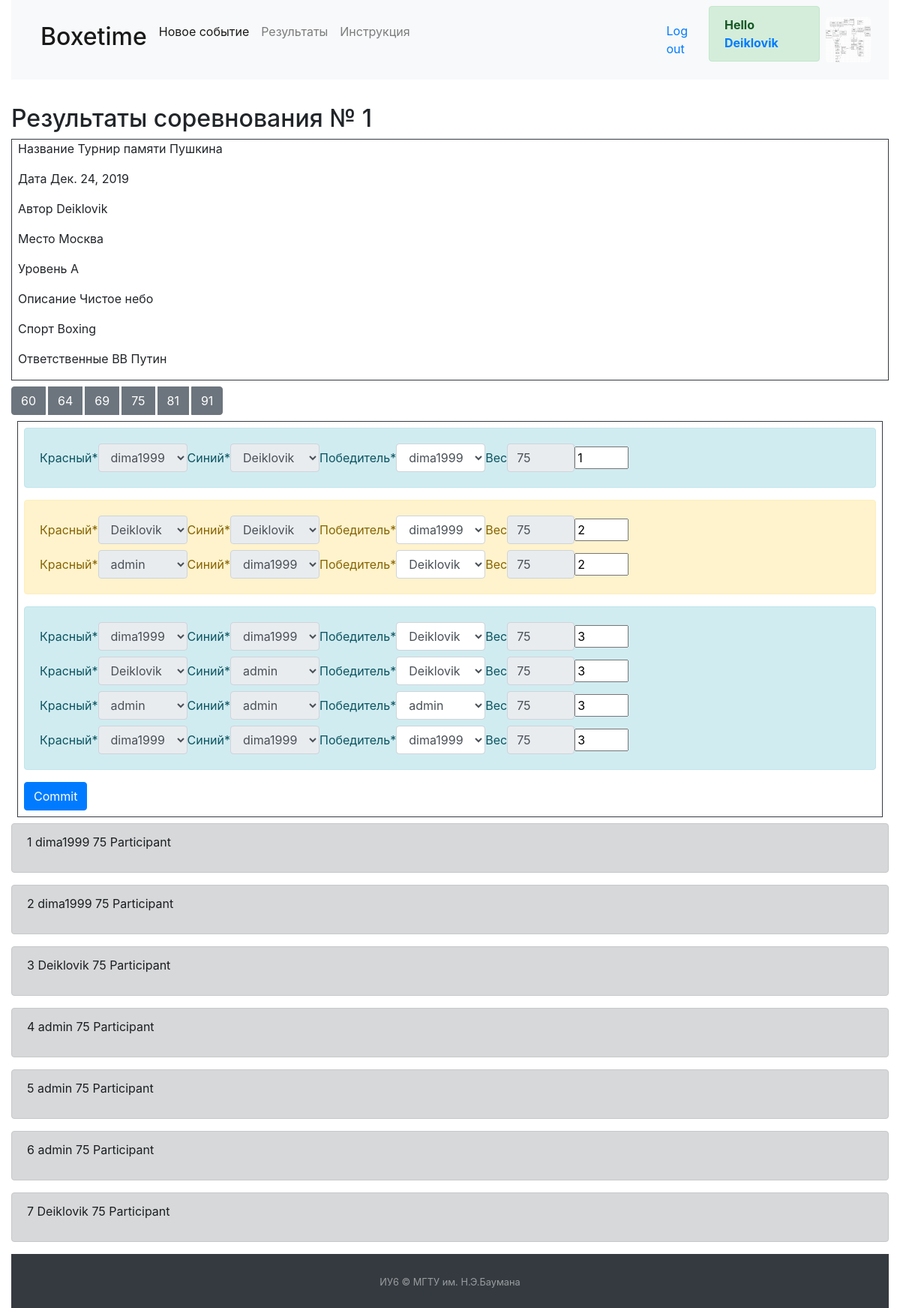
The app's page /event/1 (signed in) with its own data.
### boxetime/models.py (models this page shows, shortened)
class Profile(models.Model):
    avatar = models.ImageField(default="default.png", upload_to="images/")
    user = models.OneToOneField(User, on_delete=models.CASCADE)

class Competition(models.Model):
    sport_choices = (
        ('Boxing', 'Бокс'),
        ('Kickboxing', 'Кикбоксинг')
    )
    title = models.CharField(max_length=100)
    date = models.DateField(auto_now_add=True)
    place = models.CharField(max_length=255)
    responsible = models.TextField(blank=True)
    level = models.CharField(max_length=200)
    sport = models.CharField(max_length=50, choices=sport_choices, default='Boxing')
    description = models.TextField(blank=True)
    docs = models.FileField(upload_to='docs/', blank=True, null=True)
    users = models.ManyToManyField(User, blank=True, related_name='members')
    author = models.ForeignKey(User, on_delete=models.SET(1), default=1)

class AddRequest(models.Model):
    role_choices = (
        ('Doctor', 'Врач'),
        ('Participant', 'Участник'),
        ('Coach', 'Тренер'),
        ('Sponsor', 'Cпонсор')
    )
    ranks = (
        ('novice', 'Новичок'),
        ('third', 'Третий разряд'),
        ('second', 'Второй разряд'),
        ('first', 'Первый разряд'),
        ('kms', 'КМС'),
        ('master', 'Мастер спорта'),
    )
    weight_choice = (
        (60, '[0,60)'), (64, '[60;64)'), (69, '[64,69)'), (75, '[69,75)'), (81, '[75,81)'), (91, '[81,91)'),
        (500, '[91+)'),
    )
    role = models.CharField(max_length=100, choices=role_choices, default='Participant')
    weight = models.PositiveSmallIntegerField(choices=weight_choice, default=75, blank=True, null=True)
    docs = models.FileField(upload_to='docs/', blank=True)
    competit = models.ForeignKey(Competition, on_delete=models.CASCADE)
    userid = models.ForeignKey(User, on_delete=models.SET(1), default=1)
    acepted = models.BooleanField(default=False)
    rank = models.CharField(max_length=50, choices=ranks, default='novice', blank=True, null=True)
    objects = AddRequestManager()

### boxetime/views.py (the view)
# urls.py: path('event/<int:eventid>', views.EventViewDetail.as_view(), name="concrete_event"),
class EventViewDetail(DetailView):  # основная страница соревнования
    template_name = 'event.html'
    model = Competition
    pk_url_kwarg = 'eventid'
    context_object_name = 'event'
    def get_context_data(self, **kwargs):
        context = super(EventViewDetail, self).get_context_data(**kwargs)
        weight = self.request.GET.get('weight', 75)
        eventid = kwargs.get('object').id
        if Competition.objects.get(pk=eventid).date < timezone.now().date():
            make_pair(eventid)
        context['members'] = AddRequest.objects.select_related().filter(competit=context['object'].id,
                                                                        acepted=True, weight=weight)
        if not self.request.user.is_anonymous:
            context['is_written'] = AddRequest.objects.filter(competit_id=eventid, userid_id=self.request.user)
        context['author'] = Competition.objects.get(pk=eventid).author.username
        context['grid'] = GridFormSet(form_kwargs={'eventid': eventid, 'weight': weight},
                              queryset=CompetitGrid.objects.filter(competitid=eventid, weight=weight).order_by(
                                  "levelgrid"))
        context['weight_tuple'] = weight_tuple
        context['addrequests'] = AddRequest.objects.filter(competit=context['object'].id, acepted=False)
        context['addrequestform'] = AddRequestForm()
        return context

### boxetime/forms.py (shortened to what this page needs)
class AddRequestForm(forms.ModelForm):
    class Meta:
        model = AddRequest
        exclude = ('userid', 'acepted', 'competit')
        labels = {"weight": "Вес", "docs": "Персональный документы", "role": "Ваша роль", "rank": 'Разряд'}

### boxetime/utils.py (called while the page is built, shortened)
def make_pair(eventid):
    participant = AddRequest.objects.filter(competit=eventid, acepted=True)  # выбрали всех участников
    i = 0
    if CompetitGrid.objects.filter(competitid_id=eventid):  # есть ли сетка
        check_all_level(eventid)  # проверяем иф шо секонд сплит

def check_level(compid, levelid, weight):  # проверит один конкретный уровень
    participant = CompetitGrid.objects.filter(competitid=compid, levelgrid=levelid, weight=weight)
    if not participant:
        return False
    for member in participant:
        if not member.memberwin:  # чекаем, заполнены ли победители
            break
    else:
        return True  # вернет True если прошел весь цикл
    return False  # false если по брейку выбежал

def secondary_splitting(compid, levelid, weight):
    if levelid == 1:
        return False

### boxetime/templates/event.html (shortened to what this page needs)
{% extends 'base.html' %}
{% load static %}
{% load crispy_forms_tags %}
{% block content %}
    <p class="h2">Результаты соревнования № {{ event.id }}</p>
    <div class="border border-dark my-2 pl-2">
        <p>Название {{ event.title }}</p>
        <p>Дата {{ event.date }}</p>
        <p>Автор {{ event.author }}</p>
        <p>Место {{ event.place }}</p>
        <p>Уровень {{ event.level }}</p>
        <p>Описание {{ event.description }}</p>
        <p>Спорт {{ event.sport }}</p>
        <p>Ответственные {{ event.responsible }}</p>
    </div>
    <div class="btn-group" role="group" aria-label="Basic example">
        {% for weight_category in weight_tuple %}
            {% if weight_category < 500 %}
                <a role="button" class="btn btn-secondary mr-1" data-event="{{ event.id }}"
                   id="weight_{{ weight_category }}"
                   href="{% url 'concrete_event' event.id %}?weight={{ weight_category }}#members">{{ weight_category }}</a>
            {% endif %}
        {% endfor %}
    </div>
    <form action="{% url 'update_grid' event.id %}" method="post" class="m-2 p-2 border border-dark">
        {% for forms in grid %}
            <div class="form-inline my-2">
                {{ forms.member1|as_crispy_field }}
                {{ forms.member2|as_crispy_field  }}
                {{ forms.memberwin|as_crispy_field  }}
                {{ forms.weight|as_crispy_field  }}
                {{ forms.levelgrid }}
            </div>
        {% endfor %}
        {% if user.username == author %}
            <input type="submit" class="btn btn-primary" value="Commit">
        {% endif %}
    </form>
    {% for member in members %}
        <div class="alert alert-dark">
            <p> {{ forloop.counter }}
                <span> {{ member.userid.username }}</span>
                <span> {{ member.weight }}</span>
                <span> {{ member.role }}</span>
            </p>
        </div>
    {% endfor %}
{% endblock %}

### boxetime/templates/base.html (shortened to what this page needs)
<!DOCTYPE html>
<html lang="en">
<head>
    {% load staticfiles %}
    <link rel="stylesheet" type="text/css" href="{% static "css/bootstrap.min.css" %}"/>
    <link rel="stylesheet" href="{% static "css/style.css" %}"/>
</head>
<body class="container-fluid mb-2">
<div class="main-block">
    <header>
        <nav class="navbar navbar-expand-md navbar-light bg-light">
            <div class="navbar-search col-9 d-flex flex-row">
                <ul class="navbar-nav">
                    <li class="nav-item active">
                        <a class="nav-link" href="/"><h2>Boxetime</h2></a>
                    </li>
                    <li class="nav-item active">
                        <a class="nav-link" href="{% url "new_event" %}">Новое событие</a>
                    </li>
                    <li class="nav-item">
                        <a class="nav-link" href="{% url "event_list" %}">Результаты</a>
                    </li>
                    <li class="nav-item">
                        <a class="nav-link" href="{% url "instruction" %}">Инструкция</a>
                    </li>
                </ul>
            </div>
            {% if user.is_authenticated %}
                <a href="{% url 'logout' %}?next={{ request.path }}" class="mx-1">Log out</a>
                <strong class="alert alert-success">Hello <a
                        href="{% url 'cabinet' %}"> {{ user.username }}</a></strong>
                <a href="{% url "cabinet" %}"><img src="{{ user.profile.avatar.url }}" class="rounded m-2"
                                                   alt="Avatar" width="60" height="60"/></a>
            {% else %}
                <a href="{% url "signup" %}" class="mx-1 btn btn-secondary">Sign up</a>
                <a href="{% url "login" %}?next={{ request.path }}" class="btn btn-primary">Log in</a>
            {% endif %}
        </nav>
    </header>
    <div class="main-content">
        {% block content %}
        {% endblock %}
    </div>
    <footer id="sticky-footer" class="py-4 bg-dark text-white-50">
        <div class="text-center">
            <small>ИУ6 &copy; МГТУ им. Н.Э.Баумана</small>
        </div>
    </footer>
</div>
</body>
</html>

### boxetime/static/css/style.css (style rules this page uses)
.main-block { display: flex; flex-direction: column; height: 100vh; }
.main-content { flex: 1 0 auto; }
#sticky-footer { flex-shrink: 0; }

### records on screen
Competition: id "1", title "Турнир памяти Пушкина", date "Дек. 24, 2019", author "Deiklovik", place "Москва", level "А", description "Чистое небо", sport "Boxing", responsible "ВВ Путин"
AddRequest: userid.username "dima1999", weight "75", role "Participant"
AddRequest: userid.username "dima1999", weight "75", role "Participant"
AddRequest: userid.username "Deiklovik", weight "75", role "Participant"
AddRequest: userid.username "admin", weight "75", role "Participant"
AddRequest: userid.username "admin", weight "75", role "Participant"
AddRequest: userid.username "admin", weight "75", role "Participant"
AddRequest: userid.username "Deiklovik", weight "75", role "Participant"

### other values on screen
{{ user.username }} "Deiklovik"
{{ weight_category }} "60" "64" "69" "75" "81" "91"
